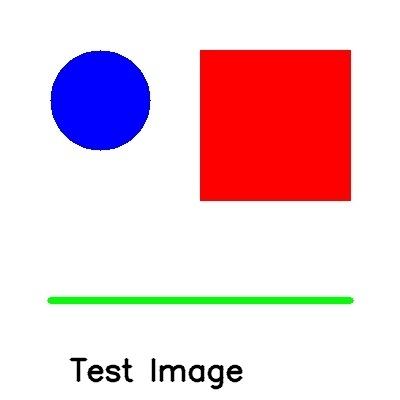
#> input picture energy_1/raw data/test_image.jpg, 400 x 400 px, found by its file name
$ jupyter execute --allow-errors 20241213_1_open_cv.ipynb   (older library calls are emulated)   (text cells are left out)
#> lines starting #> are read from the running program, lines starting #| are printed output that depends on the picture; after the words box and inside, x2 and y2 are one past the last pixel; in counts of white or black regions, pixels touching at a corner belong together
[cell 1]
import cv2
import matplotlib.pyplot as plt

[cell 2]
# 이미지 불러오기
image = cv2.imread(r"C:\Users\praye\Documents\Bootcamp\energy_1\raw data\test_image.jpg")
#> image is the input picture: shape (400, 400, 3); mean B, G, R 212.5, 203.6, 236.1

[cell 3]
# openCV : BGR  ->  matplotlib : RGB
image_rgb = cv2.cvtColor(image, cv2.COLOR_BGR2RGB)

[cell 4]
# cv2를 이용해서 이미지 출력
cv2.imshow("title", image_rgb)
cv2.waitKey(0)
cv2.destroyAllWindows()

[cell 5]
# matplotlib을 이용해서 이미지 출력
plt.imshow(image_rgb)
plt.axis('off')         # 축 미출력
# matplotlib에도 imshow가 동일한 함수로 동일한 기능을 함함

[cell 6]
plt.imshow(image_rgb)
plt.axis('on')         # 축 출력

[cell 7]
# 평균블러
plt.figure(figsize=(10, 5))
plt.subplot(1,3,1)
plt.imshow(image_rgb)
plt.title("original")
plt.axis('off')

plt.subplot(1,3,2)
blurred = cv2.blur(image_rgb, (5,5))
plt.imshow(blurred)
plt.title("blurred 5x5")
plt.axis("off")

plt.subplot(1,3,3)
blurred = cv2.blur(image_rgb, (10,10))
plt.imshow(blurred)
plt.title("blurred 10x10")
plt.axis("off")

[cell 8]
# 가우시안 블러 : 평균블러보다 좀더 자연스러움

plt.figure(figsize=(10, 5))
plt.subplot(1,3,1)
plt.imshow(image_rgb)
plt.title("original")
plt.axis('off')

plt.subplot(1,3,2)
plt.imshow(blurred)
plt.title("Average blurred 5x5")
plt.axis("off")

plt.subplot(1,3,3)
gaussian_blur = cv2.GaussianBlur(image_rgb, (5, 5), 0)
plt.imshow(gaussian_blur)
plt.title("Gaussian blurred 5x5")
plt.axis("off")

[cell 9]
# matplotlib 한글 설정
# 기본적으로 matplotlib은 한글 지원이 안되서 설정안하면 한글이 깨짐
import matplotlib.pyplot as plt
from matplotlib import font_manager
path =  'C:\\Windows\\Fonts\\KoPubDotumLight.ttf'
#> (the rest of this cell did not finish here and is left out)

[cell 10]
# 미디안블러
plt.figure(figsize=(10, 10))
plt.subplot(2,2,1)
plt.imshow(image_rgb)
plt.title("original")
plt.axis('off')

plt.subplot(2,2,2)
plt.imshow(blurred)
plt.title("Average blurred 5x5")
plt.axis("off")

plt.subplot(2,2, 3)
gaussian_blur = cv2.GaussianBlur(image_rgb, (5, 5), 0)
plt.imshow(gaussian_blur)
plt.title("Gaussian blurred 5x5")
plt.axis("off")

plt.subplot(2,2, 4)
median_blur = cv2.medianBlur(image_rgb, (5))
plt.imshow(median_blur)
plt.title("Median blurred 5")
plt.axis("off")

[cell 11]
import numpy as np      # 커널(array)을 정의 하기 위해서

[cell 12]
# 샤프닝 커널
kernel = np.array([[0, -1, 0],
                   [-1, 5, -1],     # 2행 2열값이 상대적으로 클 수록 샤프닝효과 up
                   [0, -1, 0]])

[cell 13]
# 필터 적용
plt.figure(figsize=(10, 10))
plt.subplot(2,2,1)
plt.imshow(image_rgb)
plt.title("original")
plt.axis('off')

plt.subplot(2,2,3)
sharped = cv2.filter2D(image_rgb, -1, kernel)
plt.imshow(sharped)
plt.title("Sharped x original k:3x3")
plt.axis("off")

plt.subplot(2,2,4)
sharped = cv2.filter2D(median_blur, -1, kernel)
plt.imshow(sharped)
plt.title("Sharped x median blur k:3x3")
plt.axis("off")

[cell 14]
# sobel 필터
img_gray = cv2.cvtColor(image, cv2.COLOR_RGB2GRAY)
sobel_x = cv2.Sobel(img_gray, cv2.CV_64F, 1, 0, ksize=3)   # x축 방향 미분
sobel_y = cv2.Sobel(img_gray, cv2.CV_64F, 0, 1, ksize=3)   # y축 방향 미분
                    # CV_64F : 64비트 float(부동소수점) 고정 상수
                    # 8D : -127~128
                    # 8U : 0~255
                    # 정밀해야 하기 때문에 대부분 64F를 사용

# 결과 결합
sobel_combined = cv2.magnitude(sobel_x, sobel_y)        # magnitude: 벡터의 절대값 계산

# 원본과 비교 출력
# 필터 적용
plt.figure(figsize=(10, 10))
plt.subplot(1,3,1)
plt.imshow(img_gray)
plt.title("original_gray")
plt.axis('off')

plt.subplot(1,3,2)
plt.imshow(img_gray, cmap='gray')
plt.title("original_gray")
plt.axis('off')

plt.subplot(1,3, 3)
plt.imshow(sobel_combined)          # 엣지만 라인으로 출력
plt.title("sobel w/gray k:3")
plt.axis("off")

[cell 15]
# Laplacian 필터
laplacian = cv2.Laplacian(img_gray, cv2.CV_64F)
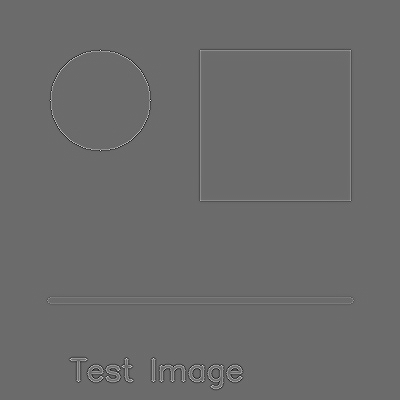
#> laplacian: shape (400, 400) float64; min -517, max 707, mean 0; drawn with min black and max white

# 원본과 비교 출력
# 필터 적용
plt.figure(figsize=(10, 10))
plt.subplot(2,2,1)
plt.imshow(img_gray, cmap='gray')
plt.title("original_gray")
plt.axis('off')

plt.subplot(2,2, 2)
plt.imshow(sobel_combined)          # 엣지만 라인으로 출력
plt.title("sobel w/gray k:3")
plt.axis("off")

plt.subplot(2,2, 3)
plt.imshow(laplacian)                # 엣지만 라인으로 출력
plt.title("Laplacian w/gray k:3")
plt.axis("off")

dog=cv2.imread(r"C:\Users\praye\Documents\Bootcamp\energy_1\raw data\dog_cat.jpg",
                 cv2.IMREAD_COLOR)
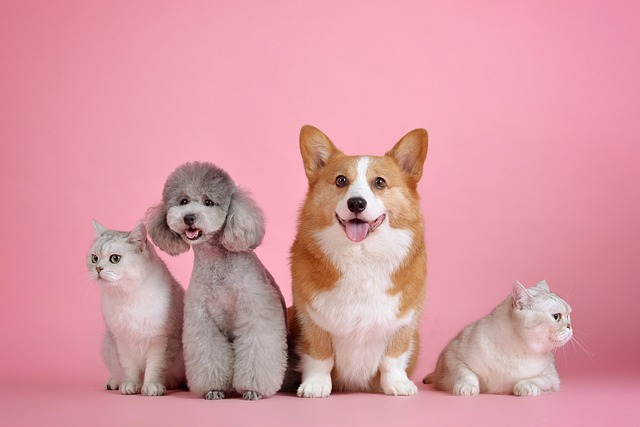
#> input picture energy_1/raw data/dog_cat.jpg, 640 x 427 px, found by its file name
#> dog is the input picture: shape (427, 640, 3); mean B, G, R 162.4, 153.1, 217.7
dog_gray = cv2.cvtColor(dog,  cv2.COLOR_RGB2GRAY)
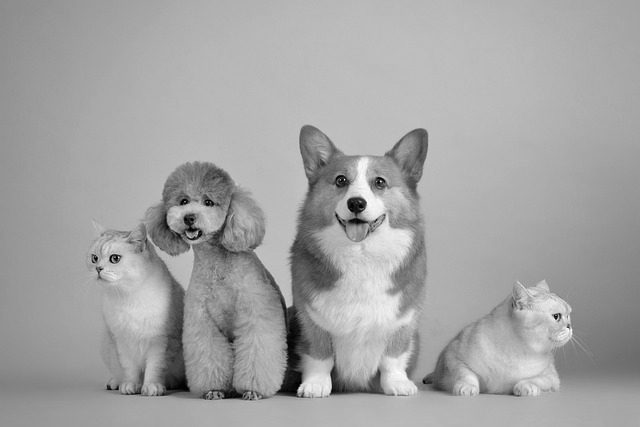
#> dog_gray: shape (427, 640); min 1, max 253, mean 163.3

laplacian_dog = cv2.Laplacian(dog_gray, cv2.CV_64F)
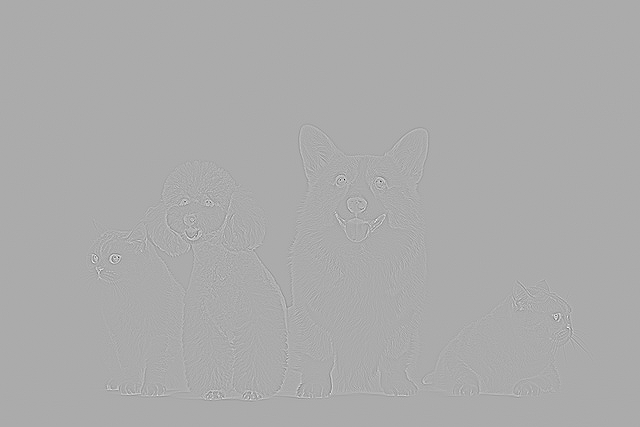
#> laplacian_dog: shape (427, 640) float64; min -700, max 342, mean 0; drawn with min black and max white
plt.subplot(2,2, 4)
plt.imshow(laplacian_dog)                # 엣지만 라인으로 출력
plt.title("Laplacian w/gray k:3")
plt.axis("off")

[cell 16]
# Canny 엣지 검출


# 원본과 비교 출력
plt.figure(figsize=(10, 10))
plt.subplot(3,2,1)
plt.imshow(img_gray, cmap='gray')
plt.title("original_gray")
plt.axis('off')

plt.subplot(3,2, 2)
plt.imshow(sobel_combined)          # sobel
plt.title("sobel w/gray k:3")
plt.axis("off")

plt.subplot(3,2, 3)
plt.imshow(laplacian)                # Laplacian
plt.title("Laplacian w/gray k:3")
plt.axis("off")

edges_1 = cv2.Canny(img_gray, 100, 100)   # (img, min, max)
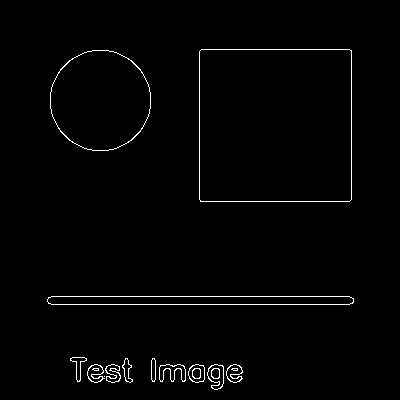
#> edges_1: shape (400, 400); 1.5% white in thin lines or dots, all inside (x1, y1, x2, y2) = (47, 49, 354, 390)
plt.subplot(3,2, 5)
plt.imshow(edges_1)                # Canny max:200
plt.title("Canny max:200 k:3")
plt.axis("off")

edges_2 = cv2.Canny(img_gray, 100, 500)   # (img, min, max)
plt.subplot(3,2, 6)
plt.imshow(edges_2)                # Canny max:500
plt.title("Canny max:500 k:3")
plt.axis("off")

[cell 17]
# 이미지 이진화 처리
_, binary = cv2.threshold(img_gray, 127, 255, cv2.THRESH_BINARY)
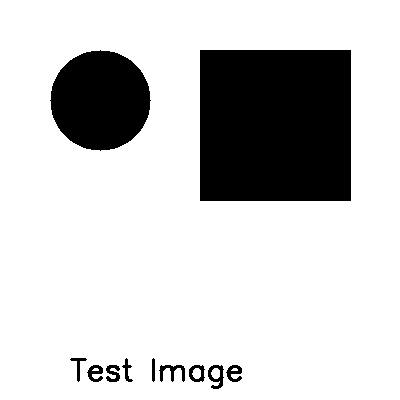
#> binary: shape (400, 400); 80% white; 11 black regions

# 컨투어 감지
countours, hierarchy = cv2.findContours(binary, cv2.RETR_TREE, cv2.CHAIN_APPROX_SIMPLE)
#> countours = 16 contours, 2 with area under 20; largest, box (x1, y1, x2, y2) and area: (0, 0, 400, 400) 159201, (199, 49, 352, 202) 23102, (49, 49, 152, 152) 7986, (207, 364, 225, 390) 313, (158, 364, 186, 383) 256
# cv2.RETR_TREE : 계층적으로 모든 컨투어 탐지
# cv2.CHAIN_APPROX_SIMPLE : 직선만 저장

# 원본x컨투어
results_img = image.copy()
cv2.drawContours(results_img, countours, -1, (255, 0, 0), 2)
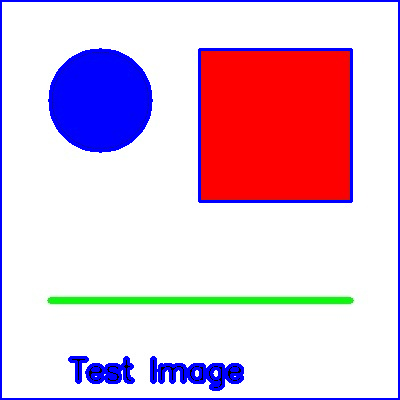
#> results_img: shape (400, 400, 3); 5.43% of pixels changed, all inside (x1, y1, x2, y2) = (0, 0, 400, 400)
results_img = cv2.cvtColor(results_img, cv2.COLOR_BGR2RGB)
plt.imshow(results_img)

[cell 18]
# 원본과 비교 출력
plt.figure(figsize=(10, 10))
plt.subplot(1,3,1)
plt.imshow(img_gray, cmap='gray')
plt.title("original_gray")
plt.axis('off')

plt.subplot(1, 3, 2)
plt.imshow(edges_1)                # 엣지만 라인으로 출력
plt.title("Canny max:200 k:3")
plt.axis("off")

plt.subplot(1, 3, 3)
plt.imshow(results_img)                # 엣지만 라인으로 출력
plt.title("Canny max:500 k:3")
plt.axis("off")

[cell 19]
# 이미지 이진화 처리
_, binary = cv2.threshold(img_gray, 127, 255, cv2.THRESH_BINARY)

# 컨투어 감지
countours, _ = cv2.findContours(binary, cv2.RETR_TREE, cv2.CHAIN_APPROX_SIMPLE)
results_img = image.copy()

# 면적계산
for countour in countours:
    # print(f"면적 : {cv2.contourArea(countour)}")

    M = cv2.moments(countour)
    if M['m00'] != 0:           # m00 : 면적
        # cx : circle_x , cy : circle_y
        cx = int(M['m10']/ M['m00'])     # x기준 중심심
        cy = int(M['m01']/ M['m00'])     # y기준 중심심
        cv2.circle(results_img, (cx, cy), 5, (0, 0, 0), -1)   # 객체 중심에 검은점 생성
        # 둘레계산
        # print("둘레길이 : ", cv2.arcLength(countour, True))     # T:폐곡선여부
    else :
        print("컨투어 면적 : 0")

    # 컨투어 그리기
    cv2.drawContours(results_img, [countour], -1, (0, 255, 0), 2)   # 객체 테두리에 녹색선 생성 (R, G, B)
#> this loop made 16 passes
#> (countour, cx, cy) on pass 1: ([[0, 0], [0, 399], [399, 399], [399, 0]], 199, 199)
#> (cx, cy) on passes 2 to 7: (233, 372), (234, 369), (215, 375), (215, 373), (196, 372), (196, 373)
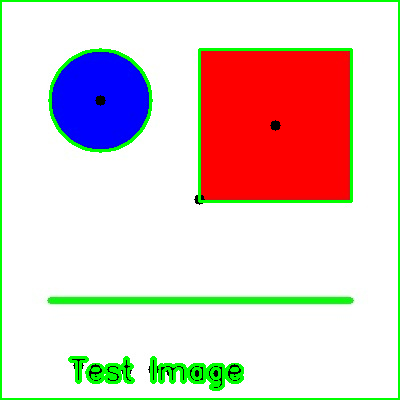
#> results_img: shape (400, 400, 3); 5.65% of pixels changed, all inside (x1, y1, x2, y2) = (0, 0, 400, 400)
plt.imshow(results_img)
plt.title("Contours")
plt.axis("off")

[cell 20]
cap = cv2.VideoCapture(0)
# 0 : 웹캠
# 영상파일 경로를 넣어도 됨

codec = cv2.VideoWriter_fourcc(*'XVID')
#> codec = 1145656920
out = cv2.VideoWriter('./results/output.avi', codec, 20.0, (640, 480))
while cap.isOpened():
    ret, frame = cap.read()
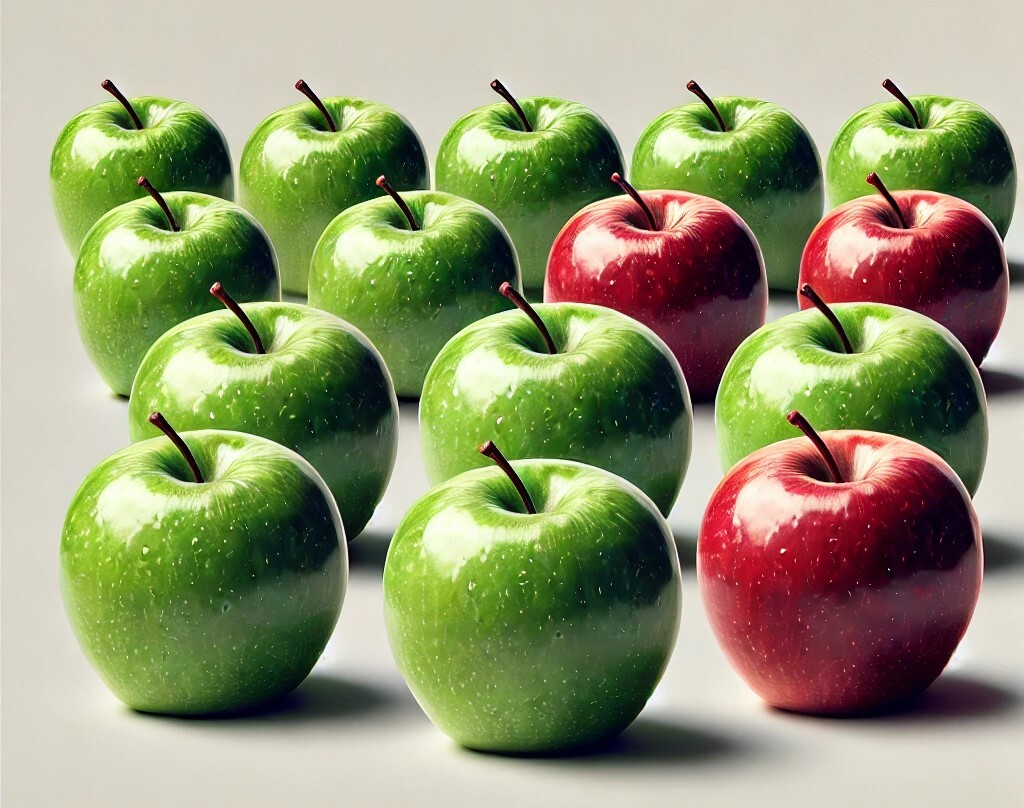
#> input picture energy_1/raw data/apple.jpg, 1024 x 808 px, given in place of the camera
#> frame is the input picture: shape (808, 1024, 3); mean B, G, R 113, 149.5, 146.4
    if not ret:
        print("프레임을 읽지 못했습니다.")
        break

    out.write(frame)
    cv2.imshow("video", frame)

    # 종료조건
    if cv2.waitKey(1) & 0xFF==ord('q'):
#> (key q is pressed here)
        break

cap.release()               # 비디오캡쳐 해제
out.release()               # 비디오캡쳐 해제
cv2.destroyAllWindows()     # 윈도우창 닫기

# 윈도우플레이어 레거시는 코덱으로 제대로 플레이가 안되는 듯
# 다른 영상플레이어 프로그램에서는 녹화영상 제대로 플레이 됨

[cell 21]
import cv2
import matplotlib.pyplot as plt
cap = cv2.VideoCapture(0)
# 0 : 웹캠
# 영상파일 경로를 넣어도 됨

# codec = cv2.VideoWriter_fourcc(*'XVID')
# out = cv2.VideoWriter('./results/output.avi', codec, 20.0, (640, 480))
plt.ion()       # 인터렉티드 모드 : 창이 열린 상태로 코드가 계속 실행됨됨
while cap.isOpened():
    ret, frame = cap.read()
    if not ret:
        print("프레임을 읽지 못했습니다.")
        break

    # 원본
    original = frame.copy()

    # 가우시안 블러
    gaussian = cv2.GaussianBlur(frame, (7, 7), 0)

    # 출력
    plt.subplot(2,2,1)
    plt.imshow(cv2.cvtColor(original, cv2.COLOR_BGR2RGB))
    plt.title("Original")
    plt.axis('off')

    plt.subplot(2,2,2)
    plt.imshow(cv2.cvtColor(gaussian, cv2.COLOR_BGR2RGB))
    plt.title("Gaussian")
    plt.axis('off')

    plt.pause(0.001)    # 창을 잠시 멈춤  (0.001:1밀리초초)
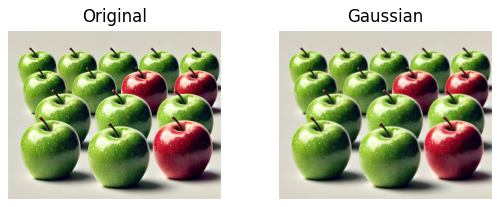
#> figure drawn by matplotlib, 2 panels
    plt.clf()           # 창에 있는 것 초기화

    # 종료조건 (이 방식으로는 안꺼짐)
    # if cv2.waitKey(1) & 0xFF==ord('q'):
    #     break

    # 종료조건
    key = cv2.waitKey(1)
#> (key q is pressed here)
    if key == ord('q'):
        break


cap.release()               # 비디오캡쳐 해제
# out.release()               # 비디오캡쳐 해제
cv2.destroyAllWindows()     # 윈도우창 닫기
plt.close()

# 윈도우플레이어 레거시는 코덱으로 제대로 플레이가 안되는 듯
# 다른 영상플레이어 프로그램에서는 녹화영상 제대로 플레이 됨
